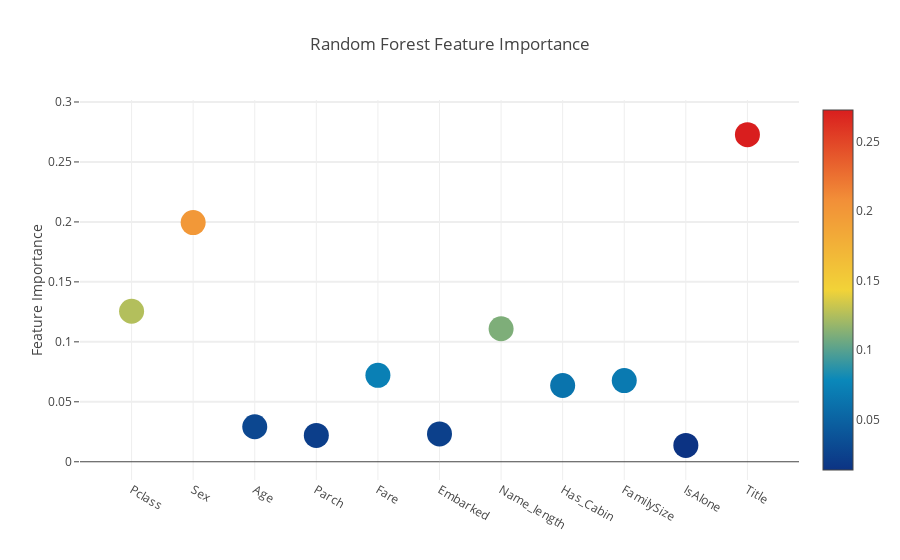
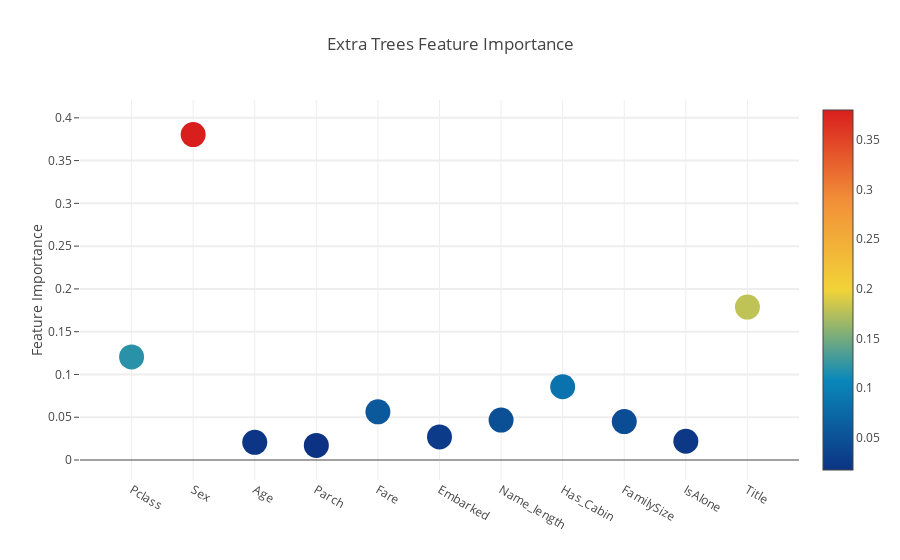
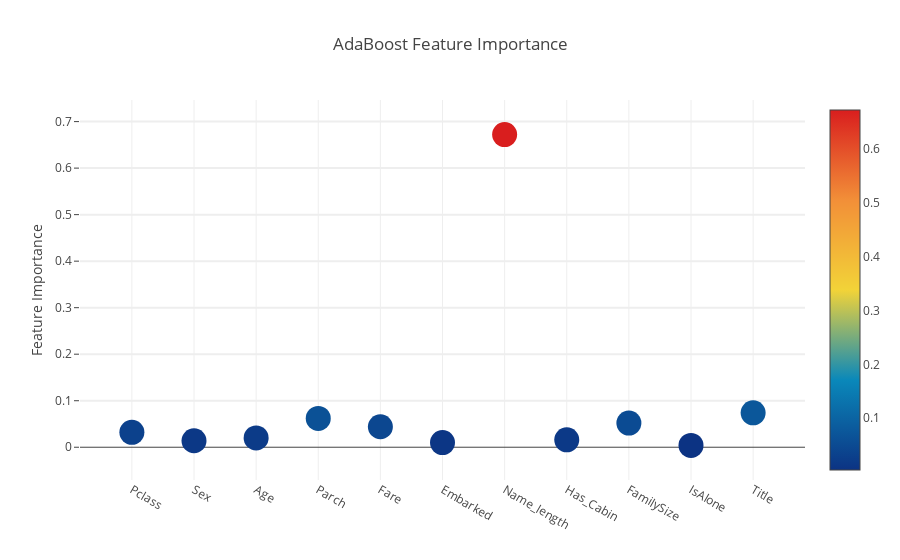
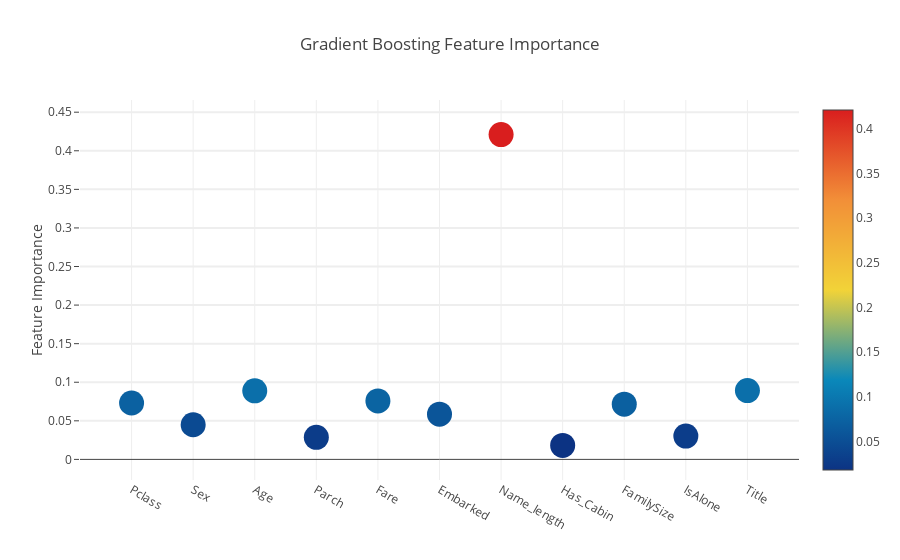

The notebook cell saved with these charts, in order:
### Markdown cell above
**Interactive feature importances via Plotly scatterplots**

I'll use the interactive Plotly package at this juncture to visualise the feature importances values of the different classifiers

### Code cell
# Scatter plot 
trace = go.Scatter(
    y = feature_dataframe['Random Forest feature importances'].values,
    x = feature_dataframe['features'].values,
    mode='markers',
    marker=dict(
        sizemode = 'diameter',
        sizeref = 1,
        size = 25,
#       size= feature_dataframe['AdaBoost feature importances'].values,
        #color = np.random.randn(500), #set color equal to a variable
        color = feature_dataframe['Random Forest feature importances'].values,
        colorscale='Portland',
        showscale=True
    ),
    text = feature_dataframe['features'].values
)
data = [trace]

layout= go.Layout(
    autosize= True,
    title= 'Random Forest Feature Importance',
    hovermode= 'closest',
#     xaxis= dict(
#         title= 'Pop',
#         ticklen= 5,
#         zeroline= False,
#         gridwidth= 2,
#     ),
    yaxis=dict(
        title= 'Feature Importance',
        ticklen= 5,
        gridwidth= 2
    ),
    showlegend= False
)
fig = go.Figure(data=data, layout=layout)
py.iplot(fig,filename='scatter2010')

# Scatter plot 
trace = go.Scatter(
    y = feature_dataframe['Extra Trees  feature importances'].values,
    x = feature_dataframe['features'].values,
    mode='markers',
    marker=dict(
        sizemode = 'diameter',
        sizeref = 1,
        size = 25,
#       size= feature_dataframe['AdaBoost feature importances'].values,
        #color = np.random.randn(500), #set color equal to a variable
        color = feature_dataframe['Extra Trees  feature importances'].values,
        colorscale='Portland',
        showscale=True
    ),
    text = feature_dataframe['features'].values
)
data = [trace]

layout= go.Layout(
    autosize= True,
    title= 'Extra Trees Feature Importance',
    hovermode= 'closest',
#     xaxis= dict(
#         title= 'Pop',
#         ticklen= 5,
#         zeroline= False,
#         gridwidth= 2,
#     ),
    yaxis=dict(
        title= 'Feature Importance',
        ticklen= 5,
        gridwidth= 2
    ),
    showlegend= False
)
fig = go.Figure(data=data, layout=layout)
py.iplot(fig,filename='scatter2010')

# Scatter plot 
trace = go.Scatter(
    y = feature_dataframe['AdaBoost feature importances'].values,
    x = feature_dataframe['features'].values,
    mode='markers',
    marker=dict(
        sizemode = 'diameter',
        sizeref = 1,
        size = 25,
#       size= feature_dataframe['AdaBoost feature importances'].values,
        #color = np.random.randn(500), #set color equal to a variable
        color = feature_dataframe['AdaBoost feature importances'].values,
        colorscale='Portland',
        showscale=True
    ),
    text = feature_dataframe['features'].values
)
data = [trace]

layout= go.Layout(
    autosize= True,
    title= 'AdaBoost Feature Importance',
    hovermode= 'closest',
#     xaxis= dict(
#         title= 'Pop',
#         ticklen= 5,
#         zeroline= False,
#         gridwidth= 2,
#     ),
    yaxis=dict(
        title= 'Feature Importance',
        ticklen= 5,
        gridwidth= 2
    ),
    showlegend= False
)
fig = go.Figure(data=data, layout=layout)
py.iplot(fig,filename='scatter2010')

# Scatter plot 
trace = go.Scatter(
    y = feature_dataframe['Gradient Boost feature importances'].values,
    x = feature_dataframe['features'].values,
    mode='markers',
    marker=dict(
        sizemode = 'diameter',
        sizeref = 1,
        size = 25,
#       size= feature_dataframe['AdaBoost feature importances'].values,
        #color = np.random.randn(500), #set color equal to a variable
        color = feature_dataframe['Gradient Boost feature importances'].values,
        colorscale='Portland',
        showscale=True
    ),
    text = feature_dataframe['features'].values
)
data = [trace]

layout= go.Layout(
    autosize= True,
    title= 'Gradient Boosting Feature Importance',
    hovermode= 'closest',
#     xaxis= dict(
#         title= 'Pop',
#         ticklen= 5,
#         zeroline= False,
#         gridwidth= 2,
#     ),
    yaxis=dict(
        title= 'Feature Importance',
        ticklen= 5,
        gridwidth= 2
    ),
    showlegend= False
)
fig = go.Figure(data=data, layout=layout)
py.iplot(fig,filename='scatter2010')

### Figure 1 — Plotly figure (JSON) as saved in the notebook; plotly's stock layout.template omitted (floating-point values rounded to 4 significant figures)
{"data": [{"marker": {"color": [0.1255, 0.1995, 0.02918, 0.02193, 0.07203, 0.02325, 0.1109, 0.06357, 0.06772, 0.01366, 0.2728], "colorscale": "Portland", "showscale": true, "size": 25, "sizemode": "diameter", "sizeref": 1}, "mode": "markers", "text": ["Pclass", "Sex", "Age", "Parch", "Fare", "Embarked", "Name_length", "Has_Cabin", "FamilySize", "IsAlone", "Title"], "type": "scatter", "x": ["Pclass", "Sex", "Age", "Parch", "Fare", "Embarked", "Name_length", "Has_Cabin", "FamilySize", "IsAlone", "Title"], "y": [0.1255, 0.1995, 0.02918, 0.02193, 0.07203, 0.02325, 0.1109, 0.06357, 0.06772, 0.01366, 0.2728]}], "layout": {"autosize": true, "hovermode": "closest", "showlegend": false, "title": "Random Forest Feature Importance", "yaxis": {"gridwidth": 2, "ticklen": 5, "title": "Feature Importance"}}}

### Figure 2 — Plotly figure (JSON) as saved in the notebook; plotly's stock layout.template omitted (floating-point values rounded to 4 significant figures)
{"data": [{"marker": {"color": [0.1205, 0.3804, 0.02068, 0.01711, 0.05636, 0.02701, 0.04671, 0.08564, 0.04489, 0.02196, 0.1788], "colorscale": "Portland", "showscale": true, "size": 25, "sizemode": "diameter", "sizeref": 1}, "mode": "markers", "text": ["Pclass", "Sex", "Age", "Parch", "Fare", "Embarked", "Name_length", "Has_Cabin", "FamilySize", "IsAlone", "Title"], "type": "scatter", "x": ["Pclass", "Sex", "Age", "Parch", "Fare", "Embarked", "Name_length", "Has_Cabin", "FamilySize", "IsAlone", "Title"], "y": [0.1205, 0.3804, 0.02068, 0.01711, 0.05636, 0.02701, 0.04671, 0.08564, 0.04489, 0.02196, 0.1788]}], "layout": {"autosize": true, "hovermode": "closest", "showlegend": false, "title": "Extra Trees Feature Importance", "yaxis": {"gridwidth": 2, "ticklen": 5, "title": "Feature Importance"}}}

### Figure 3 — Plotly figure (JSON) as saved in the notebook; plotly's stock layout.template omitted (floating-point values rounded to 4 significant figures)
{"data": [{"marker": {"color": [0.032, 0.014, 0.02, 0.062, 0.044, 0.01, 0.672, 0.016, 0.052, 0.004, 0.074], "colorscale": "Portland", "showscale": true, "size": 25, "sizemode": "diameter", "sizeref": 1}, "mode": "markers", "text": ["Pclass", "Sex", "Age", "Parch", "Fare", "Embarked", "Name_length", "Has_Cabin", "FamilySize", "IsAlone", "Title"], "type": "scatter", "x": ["Pclass", "Sex", "Age", "Parch", "Fare", "Embarked", "Name_length", "Has_Cabin", "FamilySize", "IsAlone", "Title"], "y": [0.032, 0.014, 0.02, 0.062, 0.044, 0.01, 0.672, 0.016, 0.052, 0.004, 0.074]}], "layout": {"autosize": true, "hovermode": "closest", "showlegend": false, "title": "AdaBoost Feature Importance", "yaxis": {"gridwidth": 2, "ticklen": 5, "title": "Feature Importance"}}}

### Figure 4 — Plotly figure (JSON) as saved in the notebook; plotly's stock layout.template omitted (floating-point values rounded to 4 significant figures)
{"data": [{"marker": {"color": [0.0731, 0.0449, 0.08888, 0.02855, 0.07579, 0.05864, 0.4209, 0.01817, 0.07153, 0.03025, 0.08925], "colorscale": "Portland", "showscale": true, "size": 25, "sizemode": "diameter", "sizeref": 1}, "mode": "markers", "text": ["Pclass", "Sex", "Age", "Parch", "Fare", "Embarked", "Name_length", "Has_Cabin", "FamilySize", "IsAlone", "Title"], "type": "scatter", "x": ["Pclass", "Sex", "Age", "Parch", "Fare", "Embarked", "Name_length", "Has_Cabin", "FamilySize", "IsAlone", "Title"], "y": [0.0731, 0.0449, 0.08888, 0.02855, 0.07579, 0.05864, 0.4209, 0.01817, 0.07153, 0.03025, 0.08925]}], "layout": {"autosize": true, "hovermode": "closest", "showlegend": false, "title": "Gradient Boosting Feature Importance", "yaxis": {"gridwidth": 2, "ticklen": 5, "title": "Feature Importance"}}}
